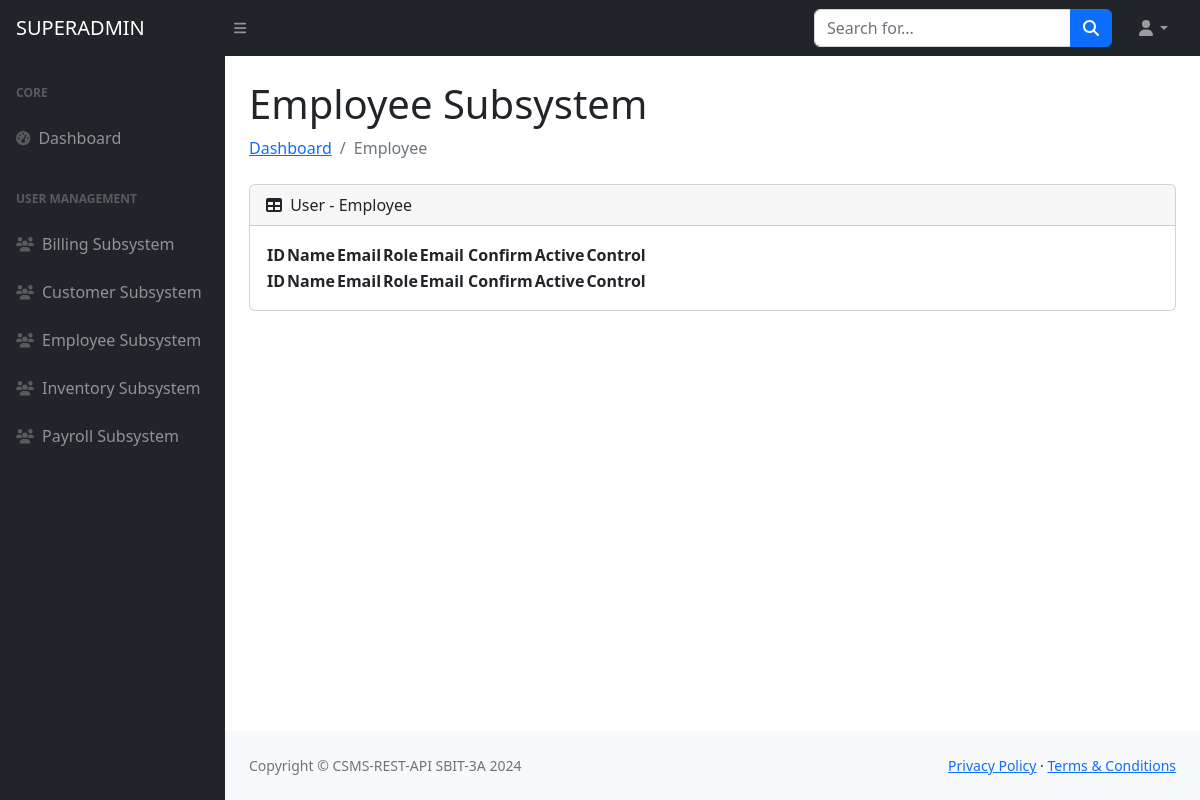
Page /superadmin/employee on the earlier database version.
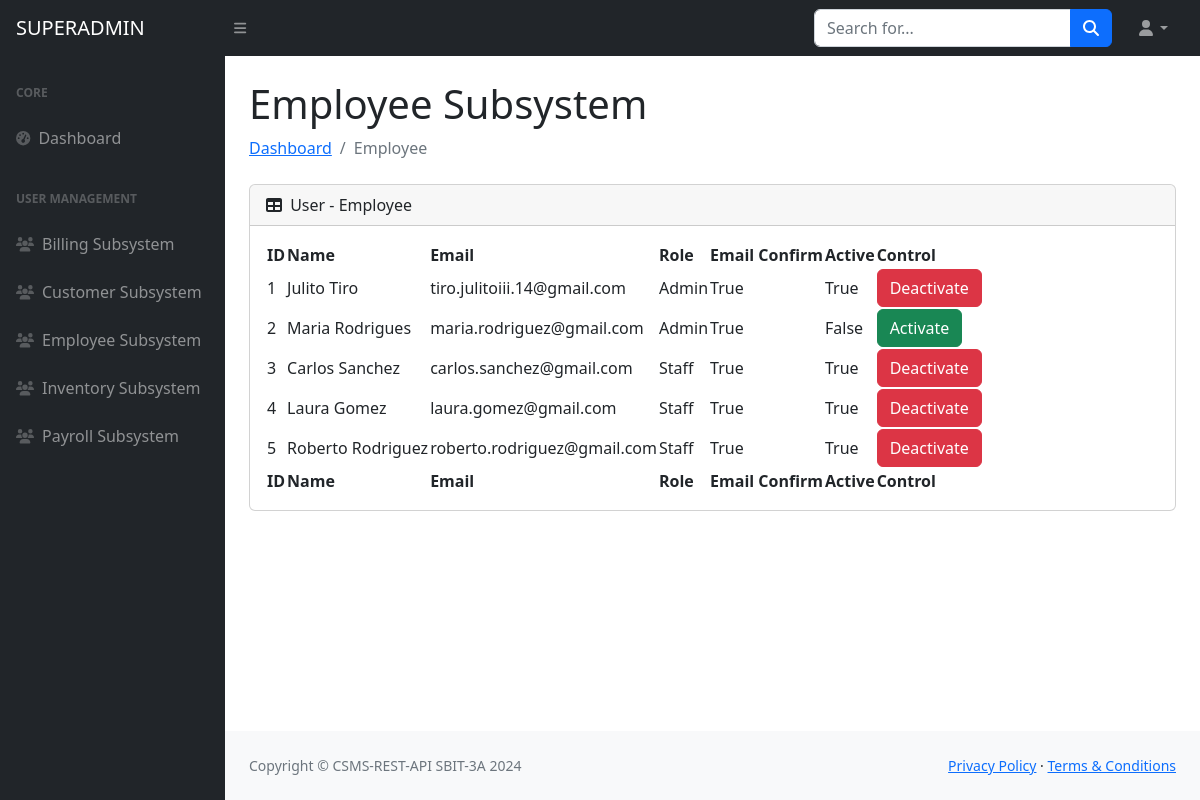
Same page on the later database version.
### models/ccsms_models.py (models this page shows)
class EmployeeAdminLogin(db.Model):
    __tablename__ = "employee_admin_login_tbl"
    login_id = db.Column(db.Integer, primary_key=True)
    name = db.Column(db.String(50), nullable=True)
    email = db.Column(db.String(100), unique=True, nullable=False)
    password = db.Column(db.String(200), nullable=False)
    role = db.Column(db.String(50), nullable=False)
    is_active = db.Column(db.Boolean, default=False)
    email_confirm = db.Column(db.Boolean, default=False)

### routes/superadmin_routes.py (the view)
@superadmin_api.get("/superadmin/employee")
def employee_superadmin():
    employee_admin_logins = EmployeeAdminLogin.query.all()
    result = [
        {
            "login_id": entry.login_id,
            "name": entry.name,
            "email": entry.email,
            "role": entry.role,
            "is_active": entry.is_active,
            "email_confirm": entry.email_confirm
        }
        for entry in employee_admin_logins
    ]
    return render_template("employee_tables.html", result=result)

### templates/employee_tables.html (shortened to what this page needs)
{% include "header.html" %}
{% include "nav_bar.html" %}
{% include "side_nav_bar.html" %}
            <div id="layoutSidenav_content">
                <main>
                    <div class="container-fluid px-4">
                        <h1 class="mt-4">Employee Subsystem</h1>
                        <ol class="breadcrumb mb-4">
                            <li class="breadcrumb-item"><a href="{{ url_for('superadmin_api.dashboard_superadmin') }}">Dashboard</a></li>
                            <li class="breadcrumb-item active">Employee</li>
                        </ol>
                        <div class="card mb-4">
                            <div class="card-header">
                                <i class="fas fa-table me-1"></i>
                                User - Employee
                            </div>
                            <div class="card-body">
                                <table id="datatablesSimple">
                                    <thead>
                                        <tr>
                                            <th>ID</th>
                                            <th>Name</th>
                                            <th>Email</th>
                                            <th>Role</th>
                                            <th>Email Confirm</th>
                                            <th>Active</th>
                                            <th>Control</th>
                                        </tr>
                                    </thead>
                                    <tfoot>
                                        <tr>
                                            <th>ID</th>
                                            <th>Name</th>
                                            <th>Email</th>
                                            <th>Role</th>
                                            <th>Email Confirm</th>
                                            <th>Active</th>
                                            <th>Control</th>
                                        </tr>
                                    </tfoot>
                                    <tbody>
                                        {% for entry in result|sort(attribute='login_id') %}
                                            <tr>
                                                <td>{{ entry.login_id }}</td>
                                                <td>{{ entry.name }}</td>
                                                <td>{{ entry.email }}</td>
                                                <td>{{ entry.role }}</td>
                                                <td>{{ entry.email_confirm }}</td>
                                                <td>{{ entry.is_active }}</td>
                                                <td>
                                                    {% if entry.is_active %}
                                                        <button onclick="confirmDeactivate('{{ entry.login_id }}')" class="btn btn-danger">Deactivate</button>
                                                    {% else %}
                                                        <button onclick="confirmActivate('{{ entry.login_id }}')" class="btn btn-success">Activate</button>
                                                    {% endif %}
                                                </td>
                                            </tr>
                                        {% endfor %}
                                    </tbody>
                                </table>
                            </div>
                        </div>
                    </div>
                </main>
{% include "footer.html" %}

Differences in the rows shown:
added EmployeeAdminLogin: login_id "1", name "Julito Tiro", email "tiro.julitoiii.14@gmail.com", role "Admin", email_confirm "True", is_active "True"
added EmployeeAdminLogin: login_id "2", name "Maria Rodrigues", email "maria.rodriguez@gmail.com", role "Admin", email_confirm "True", is_active "False"
added EmployeeAdminLogin: login_id "3", name "Carlos Sanchez", email "carlos.sanchez@gmail.com", role "Staff", email_confirm "True", is_active "True"
added EmployeeAdminLogin: login_id "4", name "Laura Gomez", email "laura.gomez@gmail.com", role "Staff", email_confirm "True", is_active "True"
added EmployeeAdminLogin: login_id "5", name "Roberto Rodriguez", email "roberto.rodriguez@gmail.com", role "Staff", email_confirm "True", is_active "True"
